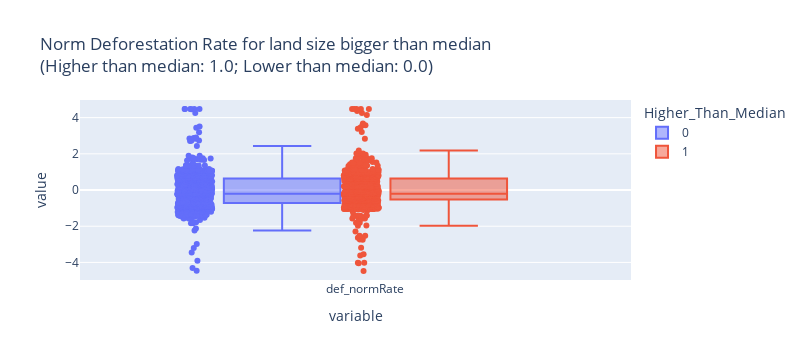

Notebook code cell kept with this figure:
### Code cell
fig_box = px.box(last_df,                                           # Specify data frame
                 y=["def_normRate"],                       # Select posrecip and negrecip variables
                 points="all",                                     # Include all observations as data points
                 color = 'Higher_Than_Median',                                # Color (and group by) column "Cluster"
                 labels = {"Cluster": "Altruism"},                 # Rename "Cluster" as "Altruism" in our legend
                 title = """Norm Deforestation Rate for land size bigger than median 
                 <br>(Higher than median: 1.0; Lower than median: 0.0)""")       # Always add a title!
fig_box.update_layout(autosize=False, width = 800)                # Specify width (by default, full notebook cell)
fig_box

### Figure 1 — Plotly figure (JSON) as saved in the notebook; plotly's stock layout.template omitted (floating-point values rounded to 4 significant figures; data arrays with more than 128 entries replaced by an {"elided": "..."} marker saying what was removed)
{"data": [{"alignmentgroup": "True", "boxpoints": "all", "hovertemplate": "Higher_Than_Median=0<br>variable=%{x}<br>value=%{y}<extra></extra>", "legendgroup": "0", "marker": {"color": "#636efa"}, "name": "0", "notched": false, "offsetgroup": "0", "orientation": "v", "showlegend": true, "type": "box", "x": {"elided": "858 str values"}, "x0": " ", "xaxis": "x", "y": {"elided": "858 float values"}, "y0": " ", "yaxis": "y"}, {"alignmentgroup": "True", "boxpoints": "all", "hovertemplate": "Higher_Than_Median=1<br>variable=%{x}<br>value=%{y}<extra></extra>", "legendgroup": "1", "marker": {"color": "#EF553B"}, "name": "1", "notched": false, "offsetgroup": "1", "orientation": "v", "showlegend": true, "type": "box", "x": {"elided": "858 str values"}, "x0": " ", "xaxis": "x", "y": {"elided": "858 float values"}, "y0": " ", "yaxis": "y"}], "layout": {"autosize": false, "boxmode": "group", "height": 360, "legend": {"title": {"text": "Higher_Than_Median"}, "tracegroupgap": 0}, "title": {"text": "Norm Deforestation Rate for land size bigger than median \n                 <br>(Higher than median: 1.0; Lower than median: 0.0)"}, "width": 800, "xaxis": {"anchor": "y", "autorange": true, "domain": [0, 1], "range": [-0.5998, 0.5579], "title": {"text": "variable"}, "type": "category"}, "yaxis": {"anchor": "x", "autorange": true, "domain": [0, 1], "range": [-4.972, 4.975], "title": {"text": "value"}, "type": "linear"}}}
